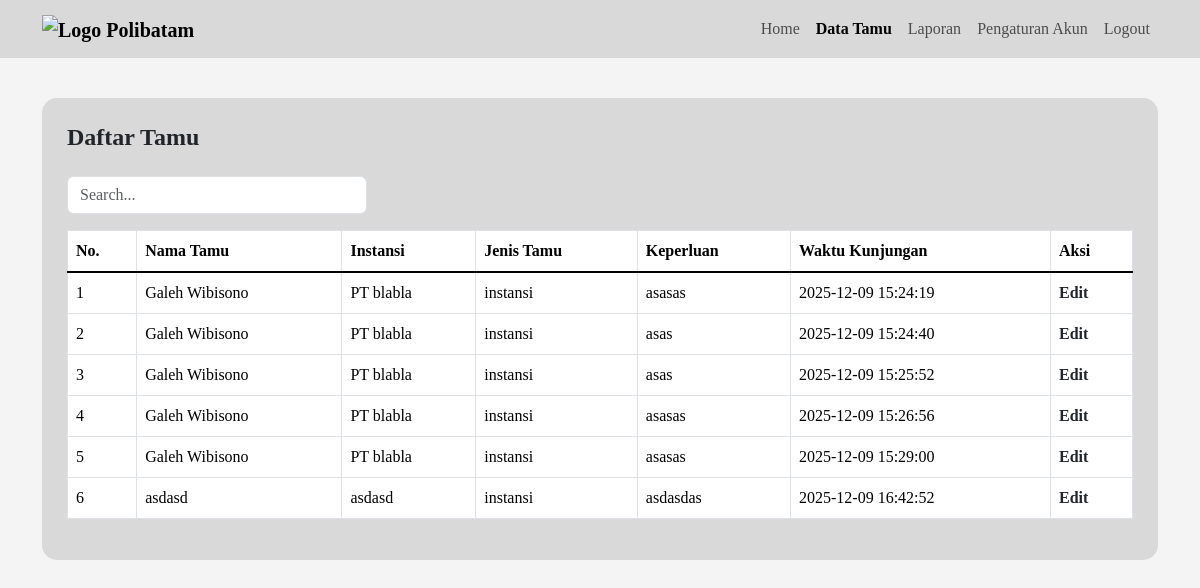
Page /data_tamu.php on the earlier database version.
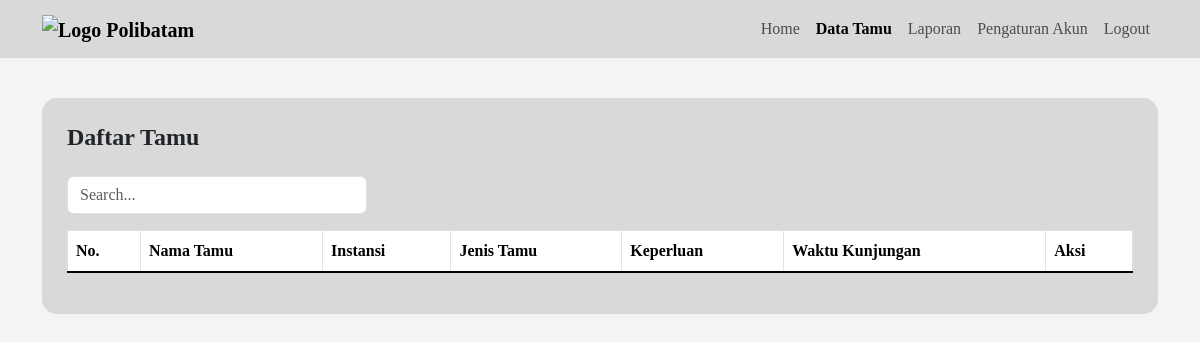
Same page on the later database version.
### tables this page shows
CREATE TABLE `data_tamu` (
  `id` int NOT NULL,
  `nama_lengkap` varchar(100) DEFAULT NULL,
  `no_id` varchar(20) DEFAULT NULL,
  `institusi` varchar(100) DEFAULT NULL,
  `alamat` text,
  `no_wa` varchar(15) DEFAULT NULL,
  `keperluan` text,
  `jenis_pengguna` varchar(20) DEFAULT 'mahasiswa',
  `waktu_checkin` datetime DEFAULT NULL,
  `waktu_checkout` datetime DEFAULT NULL,
  `status_aktif` enum('aktif','tidak aktif') DEFAULT 'tidak aktif',
  `user_id` varchar(50) DEFAULT NULL,
  `created_at` timestamp NOT NULL DEFAULT CURRENT_TIMESTAMP
);

### data_tamu.php (the view, shortened to what this page needs)
<?php
include 'koneksi.php';
$tamu = mysqli_query($koneksi, "SELECT * FROM data_tamu");
?>
<!DOCTYPE html>
<html lang="id">
<head>
  <link href="https://cdn.jsdelivr.net/npm/bootstrap@5.3.3/dist/css/bootstrap.min.css" rel="stylesheet">
</head>
<body>
  <nav class="navbar navbar-expand-lg navbar-light">
    <div class="container">
      <a class="navbar-brand fw-bold" href="#">
        <img src="https://upload.wikimedia.org/wikipedia/commons/0/09/Logo_Politeknik_Negeri_Batam.png" alt="Logo Polibatam" class="logo">
      </a>
      <div class="collapse navbar-collapse justify-content-end" id="navbarNav">
        <ul class="navbar-nav">
          <li class="nav-item"><a class="nav-link" href="dashboard_admin.php">Home</a></li>
          <li class="nav-item"><a class="nav-link active fw-bold" href="data_tamu.php">Data Tamu</a></li>
          <li class="nav-item"><a class="nav-link" href="#">Laporan</a></li>
          <li class="nav-item"><a class="nav-link" href="#">Pengaturan Akun</a></li>
          <li class="nav-item"><a class="nav-link" href="#">Logout</a></li>
        </ul>
      </div>
    </div>
  </nav>
  <div class="container">
    <div class="card-custom">
      <h4 class="fw-bold mb-4">Daftar Tamu</h4>
      <input type="text" class="form-control search-box" placeholder="Search...">
      <table class="table table-bordered mt-3">
        <thead>
          <tr>
            <th>No.</th>
            <th>Nama Tamu</th>
            <th>Instansi</th>
            <th>Jenis Tamu</th>
            <th>Keperluan</th>
            <th>Waktu Kunjungan</th>
            <th>Aksi</th>
          </tr>
        </thead>
        <tbody>
          <?php
    $no = 1;
    while ($data = mysqli_fetch_array($tamu)) {
    ?>
    <tr>
        <td><?= $no++; ?></td>
        <td><?= $data['nama_lengkap']; ?></td>
        <td><?= $data['institusi']; ?></td>
        <td><?= $data['jenis_pengguna']; ?></td>
        <td><?= $data['keperluan']; ?></td>
        <td><?= $data['created_at']; ?></td>
        <td><a href="edit.php" class="text-decoration-none text-dark fw-bold">Edit</a></td>
    </tr>
    <?php } ?>
        </tbody>
      </table>
    </div>
  </div>
</body>
</html>

### data_tamu.php (style rules this page uses)
body { background-color: #f4f4f4; font-family: "Times New Roman", serif; }
.navbar { background-color: #d9d9d9; }
.card-custom { background-color: #d9d9d9; border-radius: 15px; padding: 25px; margin-top: 40px; }
.table th, .table td { vertical-align: middle; }
.logo { width: 120px; }
.search-box { width: 300px; margin-bottom: 15px; }
.table th { border-bottom: 2px solid black; }

Differences in the rows shown:
removed data_tamu: nama_lengkap "Galeh Wibisono", institusi "PT blabla", jenis_pengguna "instansi", keperluan "asasas", created_at "2025-12-09 15:24:19"
removed data_tamu: nama_lengkap "Galeh Wibisono", institusi "PT blabla", jenis_pengguna "instansi", keperluan "asas", created_at "2025-12-09 15:24:40"
removed data_tamu: nama_lengkap "Galeh Wibisono", institusi "PT blabla", jenis_pengguna "instansi", keperluan "asas", created_at "2025-12-09 15:25:52"
removed data_tamu: nama_lengkap "Galeh Wibisono", institusi "PT blabla", jenis_pengguna "instansi", keperluan "asasas", created_at "2025-12-09 15:26:56"
removed data_tamu: nama_lengkap "Galeh Wibisono", institusi "PT blabla", jenis_pengguna "instansi", keperluan "asasas", created_at "2025-12-09 15:29:00"
removed data_tamu: nama_lengkap "asdasd", institusi "asdasd", jenis_pengguna "instansi", keperluan "asdasdas", created_at "2025-12-09 16:42:52"
